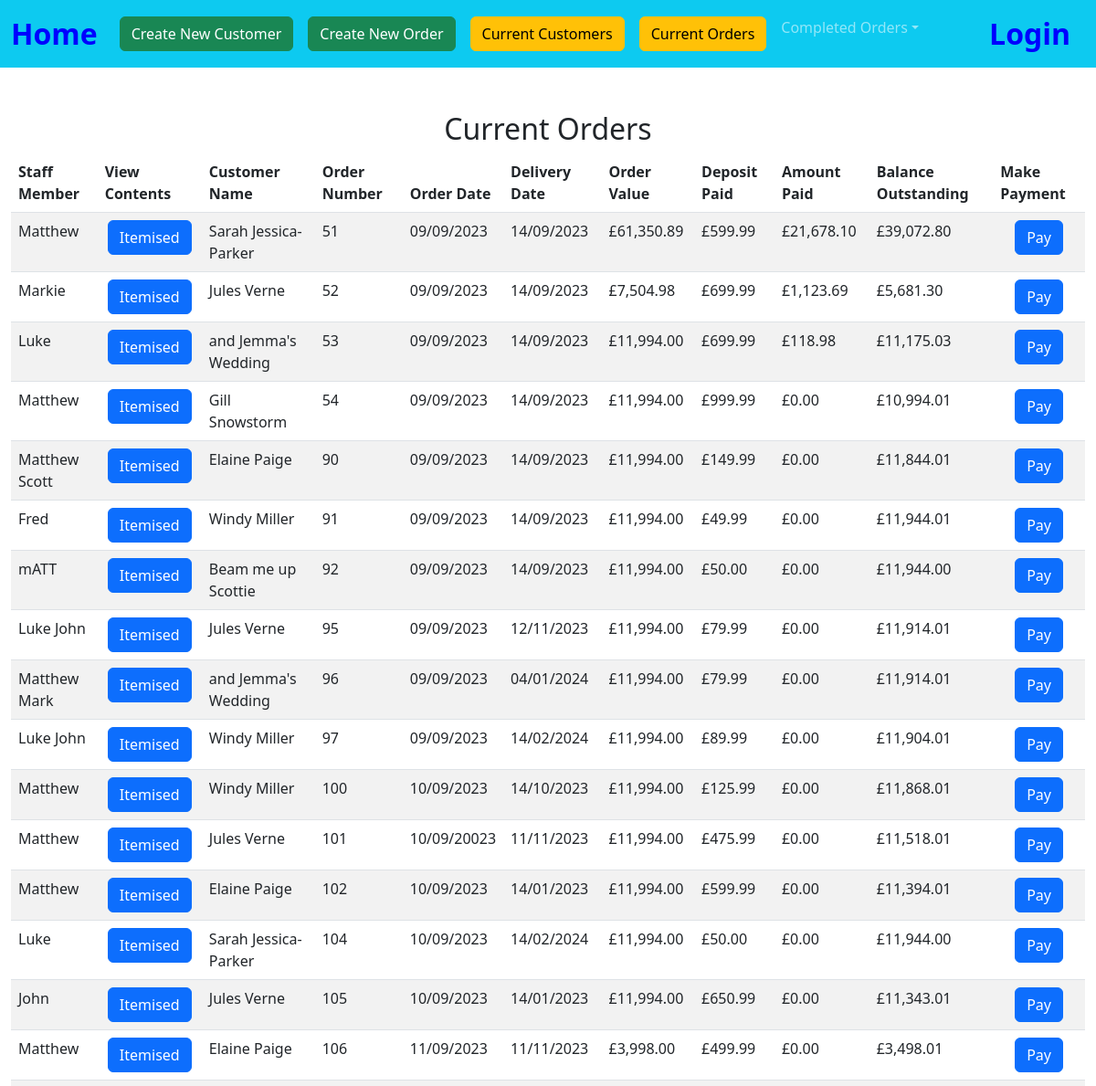
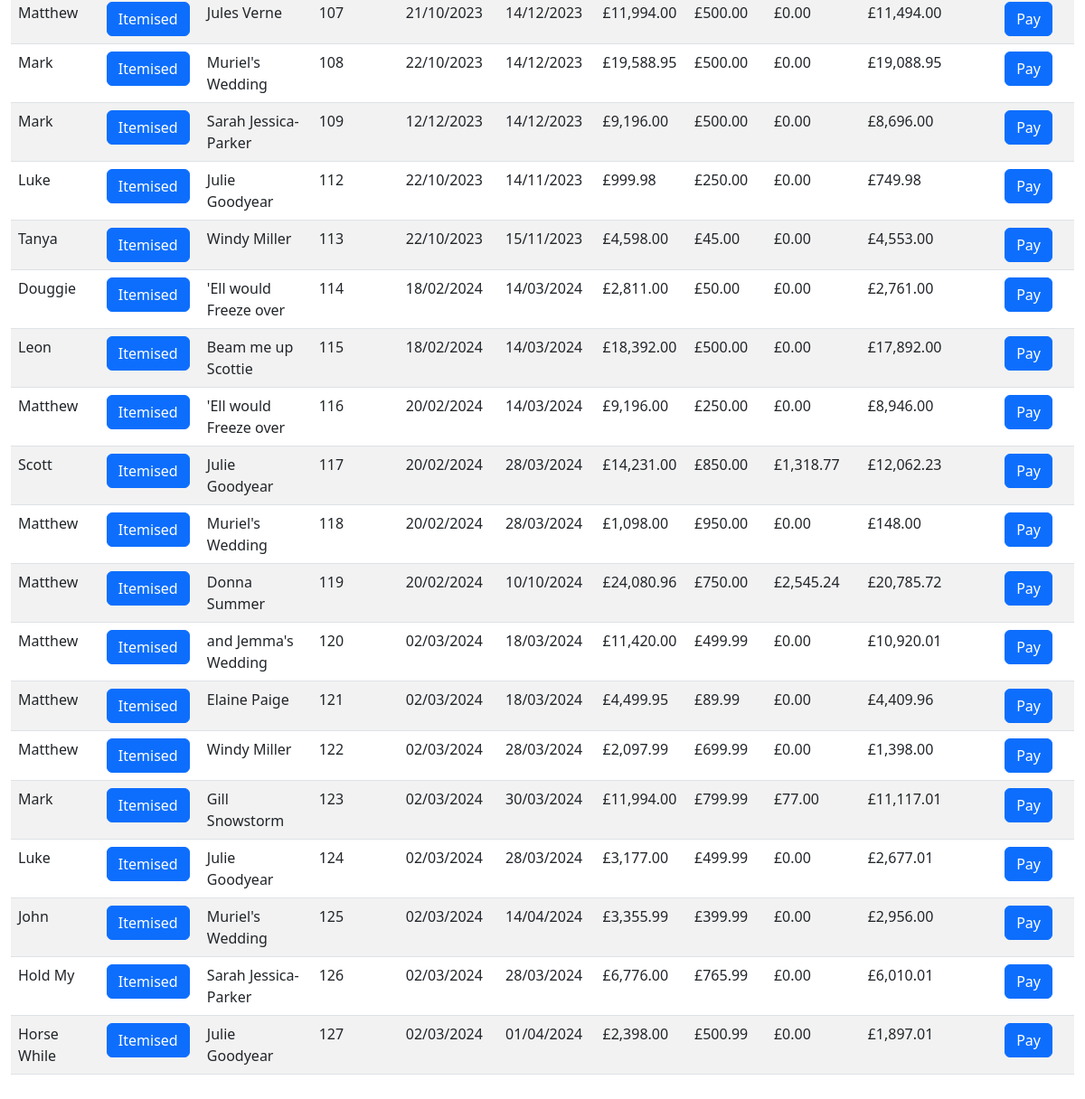
The app's page /open_orders, older data (2 pictures, top to bottom).
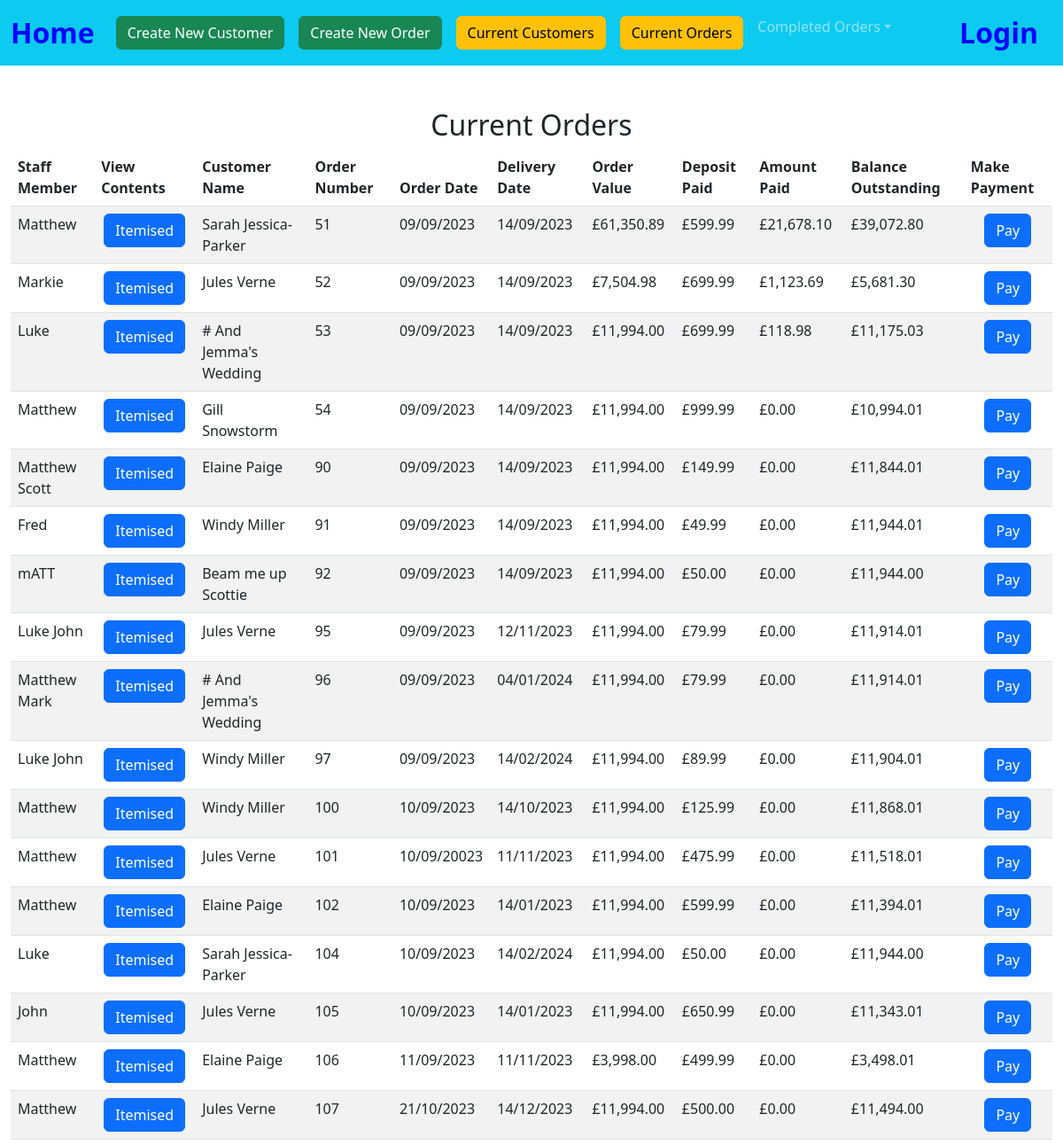
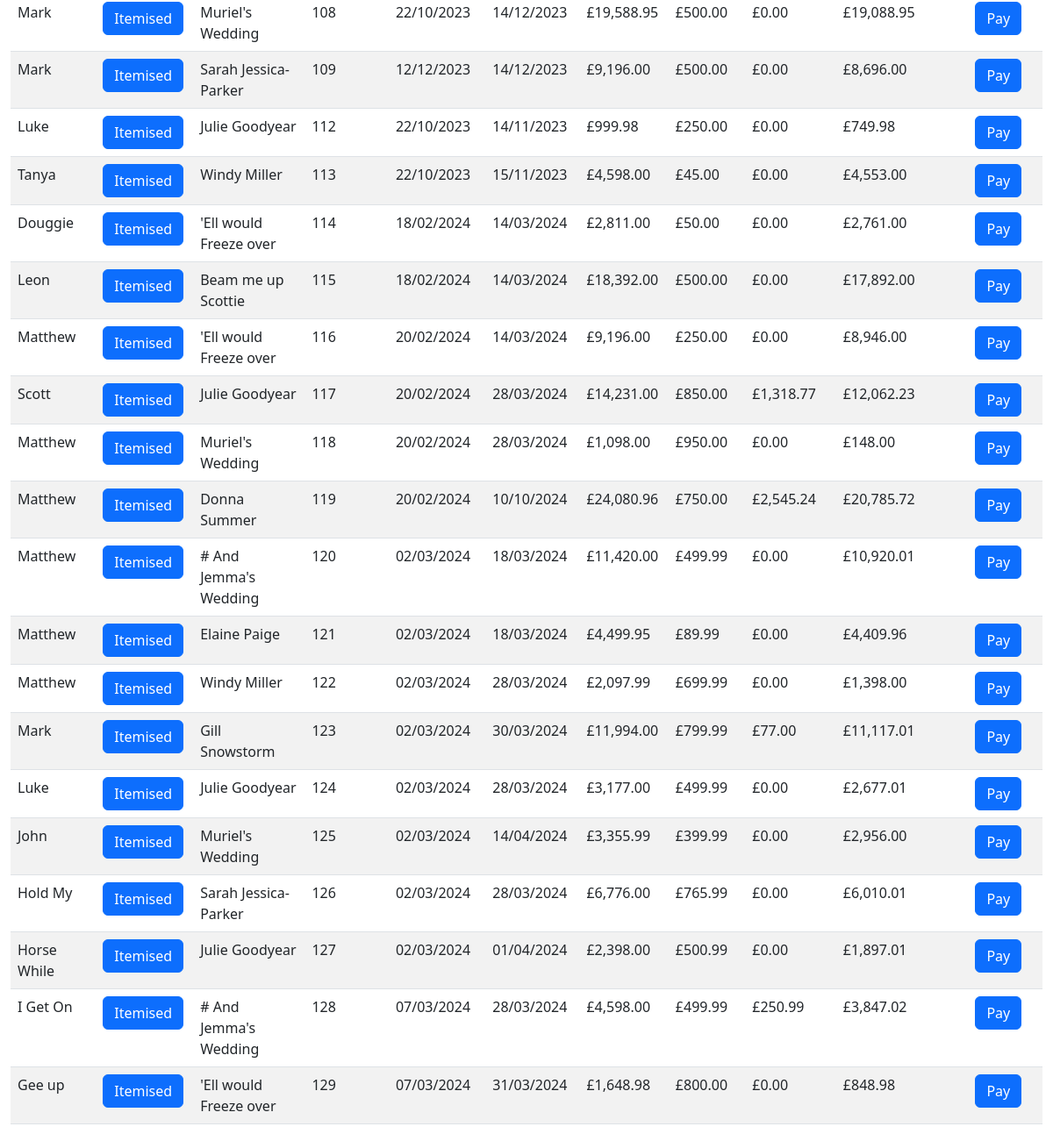
The same page, newer data (2 pictures, top to bottom).
### tables this page shows
CREATE TABLE orders(order_id INTEGER PRIMARY KEY AUTOINCREMENT NOT NULL,  cust_id INTEGER, order_no INTEGER, item_id INTEGER, staff_member TEXT, order_date DATETIME, completion TEXT, delivery_date DATETIME, colour_finish TEXT, extra_details TEXT, selling_price DECIMAL, del_col_take TEXT , quantity INTEGER, balance DECIMAL, deposit DECIMAL, amount_paid DECIMAL);

### app.py (the view)
@app.route("/open_orders", methods=["GET", "POST"])
def open_orders():
    if request.method == "POST":
        order_no = request.form.get("order_no")
        current = db.execute("SELECT * FROM orders WHERE order_id = (?);", order_no)
        for row in current:
            customer_id = row["cust_id"]
            staff_member = row["staff_member"]
            order_date = row["order_date"]
            item_id = row["item_id"]
        db.execute("INSERT INTO current_order(cust_id, staff_member, order_date, item_id, order_number) VALUES (?, ?, ?, ?, ?);", customer_id,  staff_member, order_date, item_id, order_no)
        return render_template("stock_list.html", order_no = order_no)
    else:
        order_no = request.form.get("order_no")
        totals=db.execute("select order_number, SUM(amount_paid) AS tot_paid FROM payments group by order_number;")
        for row in totals:
            order_numb = (row["order_number"])
            total = (row["tot_paid"])
            balance = (row["tot_paid"])
            db.execute("UPDATE current_order SET amount_paid = (?) WHERE order_number = (?);", total, order_numb)
        ord_detail = db.execute("select current_order.order_number, current_order.amount_paid, orders.staff_member, orders.cust_id, first_name, last_name, order_id,orders.order_date, orders.deposit, completion, orders.delivery_date, balance, total_cost from orders JOIN customers on orders.cust_id = customers.id JOIN current_order ON current_order.order_number = orders.order_id GROUP BY order_id;")
        for row in ord_detail:
            order_id = (row["order_id"])
            amount_paid = (row["amount_paid"])
            total_cost = (row["total_cost"])
            deposit = (row["deposit"])
            balance = total_cost - deposit- amount_paid
            db.execute("UPDATE orders SET balance = (?) WHERE order_id = (?);", balance, order_id)
        finals = db.execute("select current_order.order_number, current_order.amount_paid, orders.staff_member, orders.cust_id, balance, first_name, last_name, order_id,orders.order_date, orders.deposit, completion, orders.delivery_date, balance, total_cost from orders JOIN customers on orders.cust_id = customers.id JOIN current_order ON current_order.order_number = orders.order_id GROUP BY order_id;")
        return render_template("open_orders.html", ord_detail = finals)

### app.py (called while the page is built)
@app.after_request
def after_request(response):
    response.headers["Cache-Control"] = "no-cache, no-store, must-revalidate"
    response.headers["Expires"] = 0
    response.headers["Pragma"] = "no-cache"
    return response

### extras.py (called while the page is built)
def GBP(value):
    return f"£{value:,.2f}"

### templates/open_orders.html (shortened to what this page needs)
{% extends "layout.html" %}
{% block main %}
<div class="section">
    <h2>Current Orders</h2>
    <table class="table table-striped">
        <thead>
            <tr>
                <th class="text-start">Staff Member</th>
                <th class="text-start">View Contents</th>
                <th class="text-start">Customer Name</th>
                <th class="text-start">Order Number</th>
                <th class="text-start">Order Date</th>
                <th class="text-start">Delivery Date</th>
                <th class="text-start">Order Value</th>
                <th class="text-start">Deposit Paid</th>
                <th class="text-start"> Amount Paid</th>
                <th class="text-start">Balance Outstanding</th>
                <th class="text-start"> Make Payment</th>
            </tr>
    </thead>
        <tbody>
            {% for row in ord_detail %}
            <tr>
                <td class="text-start">{{ row["staff_member"] }}</td>
                <form action="/show_content" method="POST">
                    <td><input type="hidden" name="order_no" VALUE="{{ row['order_id'] }}"><button class="btn btn-primary" type="submit">Itemised</button></td>
                </form>
                <td class="text-start">{{ row["first_name"] }} {{ row["last_name"] }}</td>
                <td class="text-start">{{ row["order_id"] }}</td>
                <td class="text-start">{{ row["order_date"] }}</td>
                <td class="text-start">{{ row["delivery_date"] }}</td>
                <td class="text-start">{{ row["total_cost"] |GBP }}</td>
                <td class="text-start">{{ row["deposit"] |GBP }}</td>
                <td class="text-start">{{ row["amount_paid"] |GBP }}</td>
                <td class="text-start">{{ (row["total_cost"] - row["deposit"] - row["amount_paid"]) |GBP}}</td>
                <form action="/pay" method="POST">
                    <td><input type="hidden" name="order_no" VALUE="{{ row['order_id'] }}"><button class="btn btn-primary" type="submit">Pay</button></td>
                </form>
                </tr>
            {% endfor %}
        </tbody>
    </table>
</div>
{% endblock %}

### templates/layout.html (shortened to what this page needs)
<!doctype html>
<html lang="en">
  <head>
    <link href="https://cdn.jsdelivr.net/npm/bootstrap@5.3.0/dist/css/bootstrap.min.css" rel="stylesheet">
    <link href="/static/styles.css" rel="stylesheet">
  </head>
  <body>
        <nav class="navbar navbar-expand-lg bg-info navbar-dark">
        <div class="container-fluid">
          <a class="navbar-brand" href="/home">Home</a>
            <div class="collapse navbar-collapse" id="navbarSupportedContent">
                <ul class="navbar-nav me-auto mb-2 mb-lg-0">
                  <li class="nav-item">
                    <li class="nav-link"><a button type="button" class="btn btn-success" href="/new_customer">Create New Customer</a></li>
                    <li class="nav-link"><a button type="button" class="btn btn-success" href="/choose_customer">Create New Order</a></li>
                </li>
                <li class="nav-item">
                  <li class="nav-link"><a button type="button" class="btn btn-warning" href="/list_of_customers">Current Customers</a></li>
                  <li class="nav-link"><a button type="button" class="btn btn-warning" href="/open_orders">Current Orders</a>
                </li>
                <li class="nav-item dropdown">
                    <a class="nav-link dropdown-toggle" href="#" role="button" data-bs-toggle="dropdown" aria-expanded="false">Completed Orders</a>
                </li>
                </ul>
            </div>
            <a class="navbar-brand" href="/">Login</a>
            </div>
        </nav>
      <main class="container-fluid py-5 text-center">
        {% block main %}{% endblock %}
      </main>
  </body>

### static/styles.css (style rules this page uses)
nav .navbar-brand { font-size: xx-large; color: #0000ff; font-weight: bold; }

Row changes from the older to the newer data that the page shows:
computed for orders id 53: first_name "and Jemma's" → "# And Jemma's"
computed for orders "Matthew Mark": first_name "and Jemma's" → "# And Jemma's"
computed for orders id 120: first_name "and Jemma's" → "# And Jemma's"
added orders: staff_member "I Get On", first_name "# And Jemma's", last_name "Wedding", order_id "128", order_date "07/03/2024", delivery_date "28/03/2024", total_cost|GBP "£4,598.00", deposit|GBP "£499.99", amount_paid|GBP "£250.99", deposit "£3,847.02"
added orders: staff_member "Gee up", first_name "'Ell would", last_name "Freeze over", order_id "129", order_date "07/03/2024", delivery_date "31/03/2024", total_cost|GBP "£1,648.98", deposit|GBP "£800.00", amount_paid|GBP "£0.00", deposit "£848.98"
